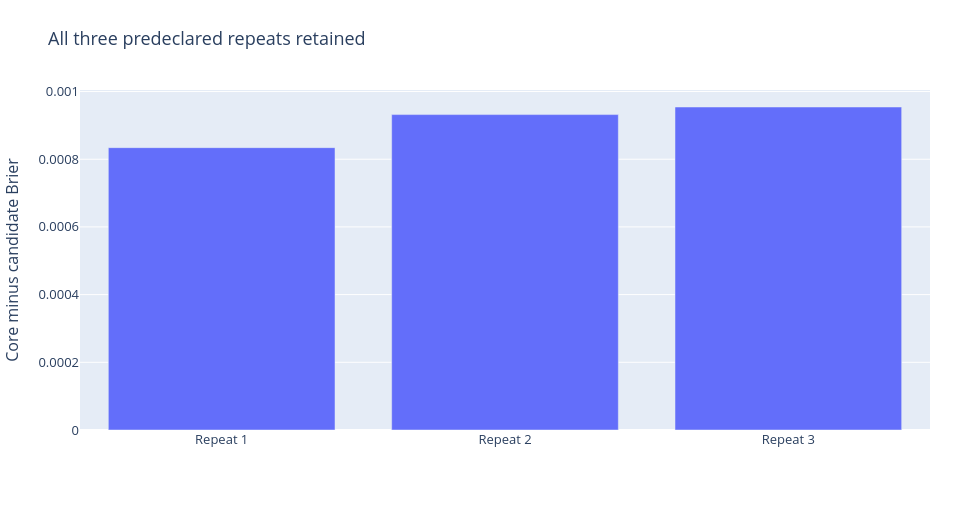

This figure's notebook cell:
### Code cell
repeat = pd.DataFrame(w['repeats'])
repeat['gain'] = w['core']-repeat.brier
display(repeat)
chart('women_robustness_repeats', 'All three predeclared repeats retained', repeat['repeat'].tolist(), {'Brier reduction': repeat.gain.tolist()}, 'Core minus candidate Brier')

### Figure 1 — Plotly figure (JSON) as saved in the notebook; plotly's stock layout.template omitted (floating-point values rounded to 4 significant figures)
{"data": [{"name": "Brier reduction", "type": "bar", "x": ["Repeat 1", "Repeat 2", "Repeat 3"], "y": [0.0008343, 0.000932, 0.0009544]}], "layout": {"barmode": "group", "font": {"size": 13}, "height": 530, "legend": {"orientation": "h", "y": -0.23}, "margin": {"b": 100, "l": 80, "r": 30, "t": 90}, "title": {"text": "All three predeclared repeats retained"}, "width": 960, "xaxis": {"type": "category"}, "yaxis": {"title": {"text": "Core minus candidate Brier"}}}}
